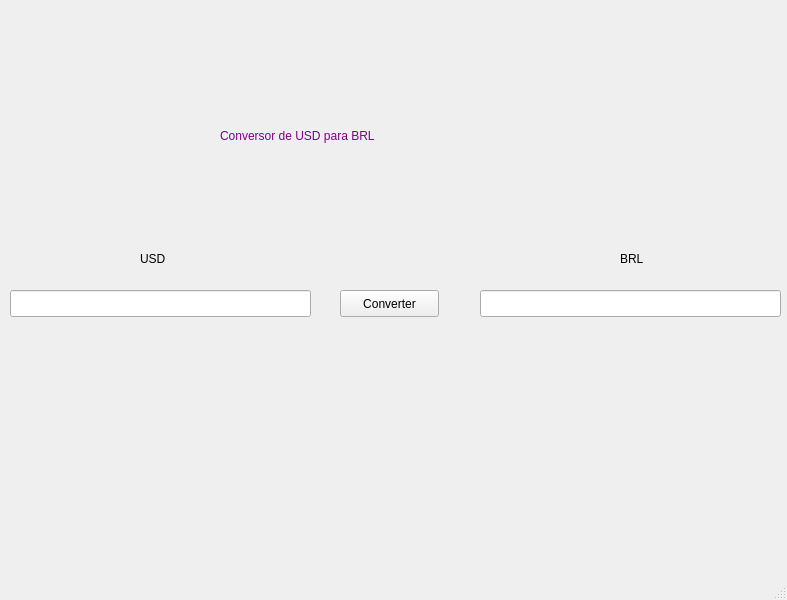
<?xml version="1.0" encoding="UTF-8"?>
<ui version="4.0">
 <class>MainWindow</class>
 <widget class="QMainWindow" name="MainWindow">
  <property name="geometry">
   <rect>
    <x>0</x>
    <y>0</y>
    <width>787</width>
    <height>600</height>
   </rect>
  </property>
  <property name="windowTitle">
   <string>Conversor</string>
  </property>
  <widget class="QWidget" name="centralwidget">
   <widget class="QPushButton" name="converterBtn">
    <property name="geometry">
     <rect>
      <x>340</x>
      <y>290</y>
      <width>99</width>
      <height>27</height>
     </rect>
    </property>
    <property name="text">
     <string>Converter</string>
    </property>
   </widget>
   <widget class="QLineEdit" name="usdEdit">
    <property name="geometry">
     <rect>
      <x>10</x>
      <y>290</y>
      <width>301</width>
      <height>27</height>
     </rect>
    </property>
   </widget>
   <widget class="QLineEdit" name="brlEdit">
    <property name="geometry">
     <rect>
      <x>480</x>
      <y>290</y>
      <width>301</width>
      <height>27</height>
     </rect>
    </property>
   </widget>
   <widget class="QLabel" name="label">
    <property name="geometry">
     <rect>
      <x>220</x>
      <y>110</y>
      <width>401</width>
      <height>51</height>
     </rect>
    </property>
    <property name="autoFillBackground">
     <bool>true</bool>
    </property>
    <property name="styleSheet">
     <string notr="true">font: 63 oblique 22pt &quot;URW Gothic L&quot;; color: purple;</string>
    </property>
    <property name="text">
     <string>Conversor de USD para BRL</string>
    </property>
    <property name="textFormat">
     <enum>Qt::AutoText</enum>
    </property>
   </widget>
   <widget class="QLabel" name="label_2">
    <property name="geometry">
     <rect>
      <x>140</x>
      <y>250</y>
      <width>31</width>
      <height>17</height>
     </rect>
    </property>
    <property name="text">
     <string>USD</string>
    </property>
   </widget>
   <widget class="QLabel" name="label_3">
    <property name="geometry">
     <rect>
      <x>620</x>
      <y>250</y>
      <width>31</width>
      <height>17</height>
     </rect>
    </property>
    <property name="text">
     <string>BRL</string>
    </property>
   </widget>
  </widget>
  <widget class="QMenuBar" name="menubar">
   <property name="geometry">
    <rect>
     <x>0</x>
     <y>0</y>
     <width>787</width>
     <height>25</height>
    </rect>
   </property>
  </widget>
  <widget class="QStatusBar" name="statusbar"/>
 </widget>
 <resources/>
 <connections/>
</ui>
